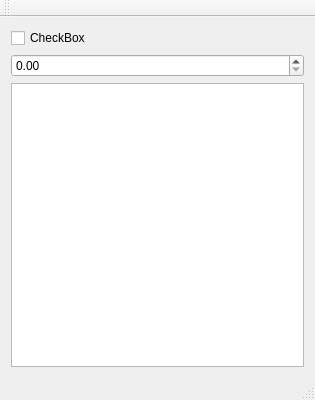
<?xml version="1.0" encoding="UTF-8"?>
<ui version="4.0">
 <class>MainWindow</class>
 <widget class="QMainWindow" name="MainWindow">
  <property name="geometry">
   <rect>
    <x>0</x>
    <y>0</y>
    <width>315</width>
    <height>400</height>
   </rect>
  </property>
  <property name="windowTitle">
   <string>MainWindow</string>
  </property>
  <widget class="QWidget" name="centralWidget">
   <layout class="QGridLayout" name="gridLayout">
    <item row="0" column="0">
     <widget class="QCheckBox" name="checkBox">
      <property name="text">
       <string>CheckBox</string>
      </property>
     </widget>
    </item>
    <item row="1" column="0">
     <widget class="QDoubleSpinBox" name="doubleSpinBox"/>
    </item>
    <item row="2" column="0">
     <widget class="QPlainTextEdit" name="plainTextEdit"/>
    </item>
   </layout>
  </widget>
  <widget class="QMenuBar" name="menuBar">
   <property name="geometry">
    <rect>
     <x>0</x>
     <y>0</y>
     <width>315</width>
     <height>21</height>
    </rect>
   </property>
  </widget>
  <widget class="QToolBar" name="mainToolBar">
   <attribute name="toolBarArea">
    <enum>TopToolBarArea</enum>
   </attribute>
   <attribute name="toolBarBreak">
    <bool>false</bool>
   </attribute>
  </widget>
  <widget class="QStatusBar" name="statusBar"/>
 </widget>
 <layoutdefault spacing="6" margin="11"/>
 <resources/>
 <connections/>
</ui>
